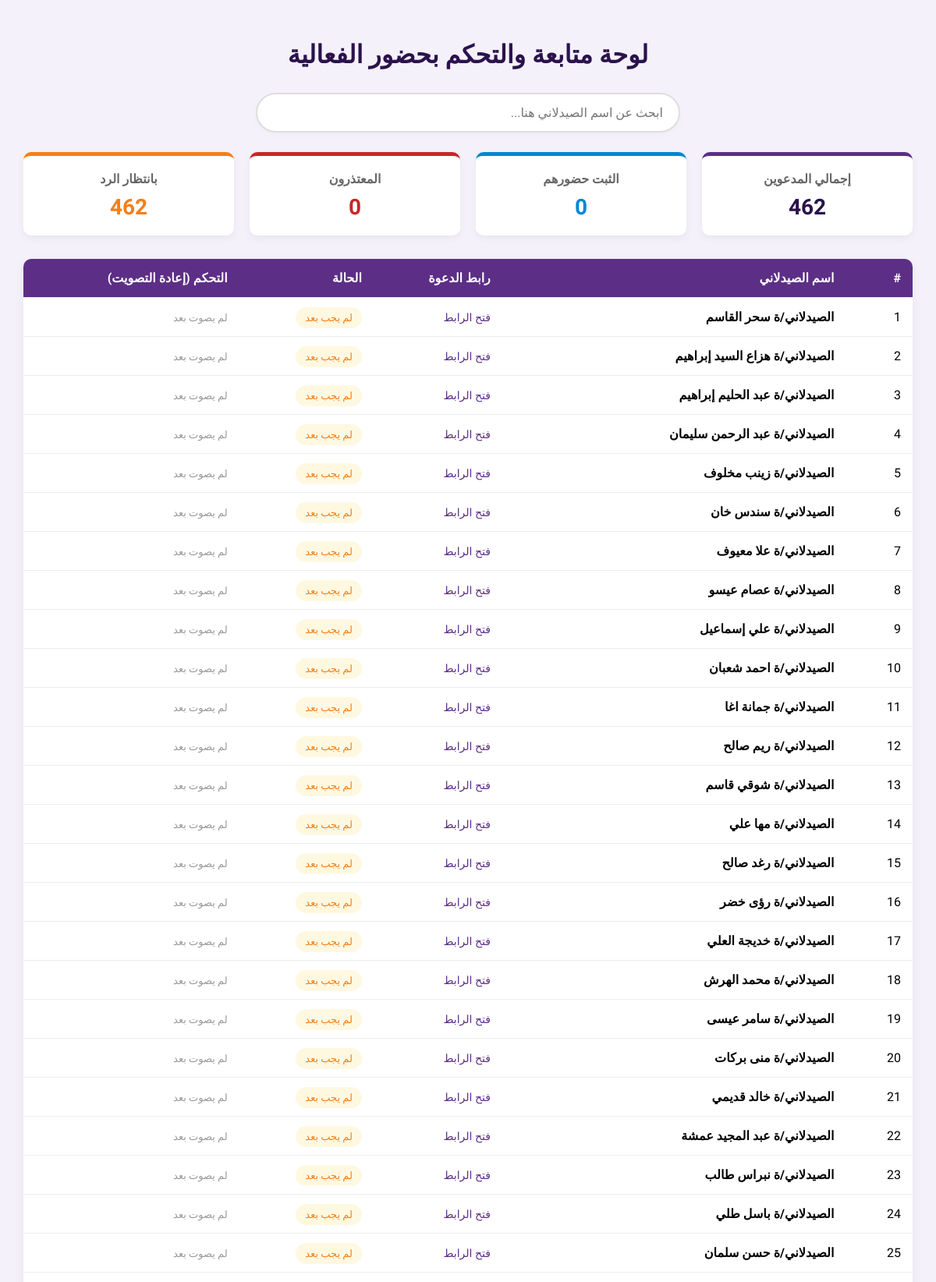
The page / (upper part) on the database its author committed.
### tables this page shows
CREATE TABLE guests (
        id INTEGER PRIMARY KEY AUTOINCREMENT,
        name TEXT NOT NULL,
        token TEXT UNIQUE NOT NULL,
        status TEXT DEFAULT 'لم يجب'
    );

### app.py (the view, shortened to what this page needs)
@app.route('/')
def home():
    init_db()
    token = request.args.get('token')
    try:
        conn = sqlite3.connect('database.db')
        cursor = conn.cursor()
        if not token:
            cursor.execute("SELECT name, token, status FROM guests")
            raw_guests = cursor.fetchall()
            guests = []
            for row in raw_guests:
                name = row[0]
                guest_token = row[1]
                status = row[2] if len(row) > 2 and row[2] else 'لم يجب'
                link = f"https://nmp-sy.onrender.com/?token={guest_token}"
                guests.append((name, guest_token, status, link))
            cursor.execute("SELECT COUNT(*) FROM guests")
            total = cursor.fetchone()[0]
            cursor.execute("SELECT COUNT(*) FROM guests WHERE status = 'سأحضر'")
            attending = cursor.fetchone()[0]
            cursor.execute("SELECT COUNT(*) FROM guests WHERE status = 'أعتذر عن الحضور'")
            declined = cursor.fetchone()[0]
            pending = total - (attending + declined)
            conn.close()
            return render_template('admin.html', guests=guests, total=total, attending=attending, declined=declined, pending=pending)
    except Exception as e:
        return f"خطأ في التنفيذ: {str(e)}"

### app.py (called while the page is built)
def init_db():
    conn = sqlite3.connect('database.db')
    cursor = conn.cursor()
    cursor.execute('''
        CREATE TABLE IF NOT EXISTS guests (
            id INTEGER PRIMARY KEY AUTOINCREMENT,
            name TEXT NOT NULL,
            token TEXT UNIQUE NOT NULL,
            status TEXT DEFAULT 'لم يجب'
        )
    ''')
    conn.commit()
    conn.close()

### Templates/admin.html (shortened to what this page needs)
<!DOCTYPE html>
<html lang="ar" dir="rtl">
<head>
</head>
<body>
    <div class="container">
        <h1>لوحة متابعة والتحكم بحضور الفعالية</h1>
        <div class="search-box">
            <input type="text" id="searchInput" onkeyup="searchTable()" placeholder="ابحث عن اسم الصيدلاني هنا...">
        </div>
        <div class="stats-grid">
            <div class="stat-card">
                <h3>إجمالي المدعوين</h3>
                <div class="number">{{ total }}</div>
            </div>
            <div class="stat-card" style="border-top-color: #0288d1;">
                <h3>الثبت حضورهم</h3>
                <div class="number" style="color: #0288d1;">{{ attending }}</div>
            </div>
            <div class="stat-card" style="border-top-color: #c62828;">
                <h3>المعتذرون</h3>
                <div class="number" style="color: #c62828;">{{ declined }}</div>
            </div>
            <div class="stat-card" style="border-top-color: #f57f17;">
                <h3>بانتظار الرد</h3>
                <div class="number" style="color: #f57f17;">{{ pending }}</div>
            </div>
        </div>
        <div class="table-container">
            <table id="guestsTable">
                <thead>
                    <tr>
                        <th>#</th>
                        <th>اسم الصيدلاني</th>
                        <th>رابط الدعوة</th>
                        <th>الحالة</th>
                        <th>التحكم (إعادة التصويت)</th>
                    </tr>
                </thead>
                <tbody>
                    {% for guest in guests %}
                    <tr>
                        <td>{{ loop.index }}</td>
                        <td><strong>{{ guest[0] }}</strong></td>
                        <td><a href="{{ guest[3] }}" target="_blank" class="link-text">فتح الرابط</a></td>
                        <td>
                            {% if guest[2] == 'سأحضر' %}
                                <span class="badge badge-attending">سأحضر</span>
                            {% elif guest[2] == 'أعتذر عن الحضور' %}
                                <span class="badge badge-declined">أعتذر عن الحضور</span>
                            {% else %}
                                <span class="badge badge-pending">لم يجب بعد</span>
                            {% endif %}
                        </td>
                        <td>
                            {% if guest[2] and guest[2] != 'لم يجب' %}
                                <a href="/reset/{{ guest[1] }}" class="reset-btn" onclick="return confirm('هل أنت متأكد من إعادة فتح التصويت لهذا الصيدلاني؟')">إعادة تعيين</a>
                            {% else %}
                                <span style="color: #999; font-size: 13px;">لم يصوت بعد</span>
                            {% endif %}
                        </td>
                    </tr>
                    {% endfor %}
                </tbody>
            </table>
        </div>
    </div>
</body>
</html>

### Templates/admin.html (style rules this page uses)
body { font-family: 'Tajawal', sans-serif; background-color: #f4f1fa; margin: 0; padding: 30px; }
.container { max-width: 1150px; margin: 0 auto; }
h1 { color: #2b124c; text-align: center; margin-bottom: 30px; font-weight: 700; }
.search-box { margin-bottom: 25px; text-align: center; }
.search-box input { width: 100%; max-width: 500px; padding: 14px 20px; font-family: 'Tajawal', sans-serif; font-size: 16px; border: 2px solid #ddd; border-radius: 30px; outline: none; transition: all 0.3s; box-shadow: 0 4px 10px rgba(0,0,0,0.02); }
.stats-grid { display: grid; grid-template-columns: repeat(auto-fit, minmax(220px, 1fr)); gap: 20px; margin-bottom: 30px; }
.stat-card { background: #ffffff; padding: 20px; border-radius: 10px; box-shadow: 0 4px 10px rgba(0,0,0,0.05); text-align: center; border-top: 5px solid #5d2e86; }
.stat-card h3 { margin: 0; color: #666; font-size: 16px; }
.stat-card .number { font-size: 28px; font-weight: 700; color: #2b124c; margin-top: 10px; }
.table-container { background: #ffffff; border-radius: 10px; box-shadow: 0 4px 15px rgba(0,0,0,0.05); overflow: hidden; }
table { width: 100%; border-collapse: collapse; text-align: right; }
th, td { padding: 15px; border-bottom: 1px solid #eee; }
th { background-color: #5d2e86; color: white; font-weight: 700; }
.badge { padding: 6px 12px; border-radius: 20px; font-size: 13px; font-weight: 500; }
.badge-pending { background-color: #fff8e1; color: #f57f17; }
.link-text { color: #5d2e86; text-decoration: none; font-size: 14px; }

### rows shown on the page
guests: name "الصيدلاني/ة سحر القاسم", status "لم يجب بعد"
guests: name "الصيدلاني/ة هزاع السيد إبراهيم", status "لم يجب بعد"
guests: name "الصيدلاني/ة عبد الحليم إبراهيم", status "لم يجب بعد"
guests: name "الصيدلاني/ة عبد الرحمن سليمان", status "لم يجب بعد"
guests: name "الصيدلاني/ة زينب مخلوف", status "لم يجب بعد"
guests: name "الصيدلاني/ة سندس خان", status "لم يجب بعد"
guests: name "الصيدلاني/ة علا معيوف", status "لم يجب بعد"
guests: name "الصيدلاني/ة عصام عيسو", status "لم يجب بعد"
guests: name "الصيدلاني/ة علي إسماعيل", status "لم يجب بعد"
guests: name "الصيدلاني/ة احمد شعبان", status "لم يجب بعد"
guests: name "الصيدلاني/ة جمانة اغا", status "لم يجب بعد"
guests: name "الصيدلاني/ة ريم صالح", status "لم يجب بعد"
guests: name "الصيدلاني/ة شوقي قاسم", status "لم يجب بعد"
guests: name "الصيدلاني/ة مها علي", status "لم يجب بعد"
guests: name "الصيدلاني/ة رغد صالح", status "لم يجب بعد"
guests: name "الصيدلاني/ة رؤى خضر", status "لم يجب بعد"
guests: name "الصيدلاني/ة خديجة العلي", status "لم يجب بعد"
guests: name "الصيدلاني/ة محمد الهرش", status "لم يجب بعد"
guests: name "الصيدلاني/ة سامر عيسى", status "لم يجب بعد"
guests: name "الصيدلاني/ة منى بركات", status "لم يجب بعد"
guests: name "الصيدلاني/ة خالد قديمي", status "لم يجب بعد"
guests: name "الصيدلاني/ة عبد المجيد عمشة", status "لم يجب بعد"
guests: name "الصيدلاني/ة نبراس طالب", status "لم يجب بعد"
guests: name "الصيدلاني/ة باسل طلي", status "لم يجب بعد"
guests: name "الصيدلاني/ة حسن سلمان", status "لم يجب بعد"

### other values the page prints
{{ total }} "462"
{{ attending }} "0"
{{ declined }} "0"
{{ pending }} "462"
